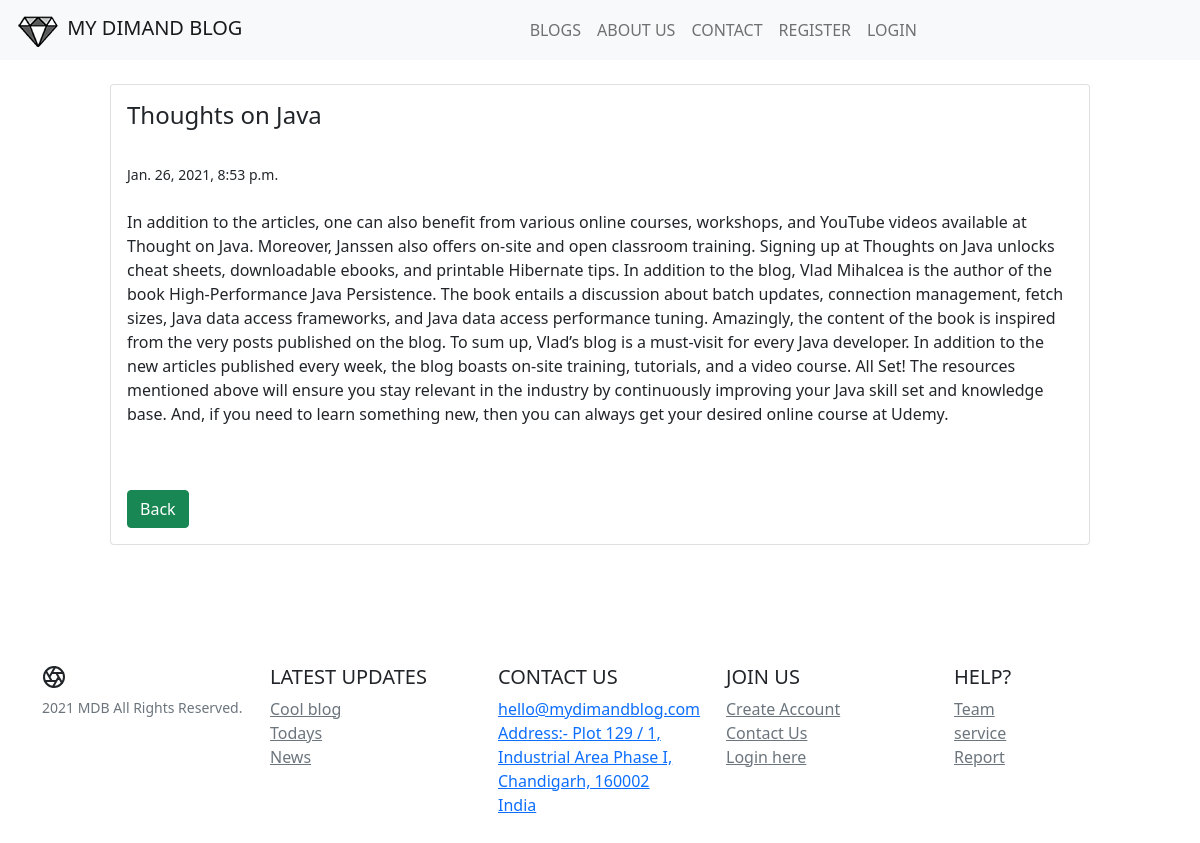
The app's page /blog/blog_details/6 with its own data.
### blog/models.py (models this page shows, shortened)
class Blog(models.Model):
    title = models.CharField(max_length = 120)
    author = models.ForeignKey(Author,on_delete=models.CASCADE)
    desc = models.TextField()
    date = models.DateTimeField(default=datetime.now(), blank=True)

### blog/views.py (the view)
# urls.py: path('blog_details/<int:id>',views.blog_details,name='blog_details'),
def blog_details(request,id):
    blog = Blog.objects.get(id=id)
    context = {'blog':blog}
    return render(request,'blog/blog_details.html',context)

### templates/blog/blog_details.html (shortened to what this page needs)
{% extends 'base.html' %}
{% block body %}
<div class="container-fluid">
    <div class="col-10 mx-auto mt-4">
        <div class="card">
            <div class="card-body">
                <h4 class="card-title">{{blog.title}}</h4>
                <br>
                <small>{{blog.date}}</small>
                <br>
                <br>
                <p class="card-text"> {{blog.desc}}</p>
                <br>
                <br>
                <a type="submit" href="{% url 'blog' %}" class="btn btn-success"> Back</a>
            </div>
    </div>
</div>
<br>
<br>
<br>
{% endblock %}

### records on screen
Blog: title "Thoughts on Java", date "Jan. 26, 2021, 8:53 p.m.", desc "In addition to the articles, one can also benefit from various online courses, workshops, and YouTube videos available at Thought on Java. Moreover, Janssen also offers on-site and open classroom training. Signing up at Thoughts on Java unlocks cheat sheets, downloadable ebooks, and printable Hibernate tips. In addition to the blog, Vlad Mihalcea is the author of the book High-Performance Java Persistence. The book entails a discussion about batch updates, connection management, fetch sizes, Java data access frameworks, and Java data access performance tuning. Amazingly, the content of the book is inspired from the very posts published on the blog. To sum up, Vlad’s blog is a must-visit for…"
